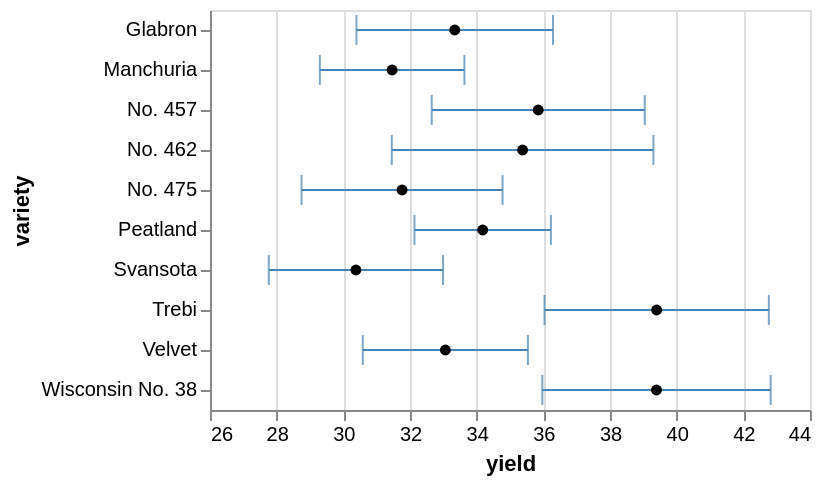

Write a Vega-Lite specification for this figure.
### Vega-Lite specification from a JSON file in a GitHub repository (floating-point values rounded to 4 significant figures)
{"$schema": "https://vega.github.io/schema/vega-lite/v5.json", "data": {"values": [{"yield": 27, "variety": "Manchuria", "year": 1931, "site": "University Farm"}, {"yield": 48.87, "variety": "Manchuria", "year": 1931, "site": "Waseca"}, {"yield": 27.43, "variety": "Manchuria", "year": 1931, "site": "Morris"}, {"yield": 39.93, "variety": "Manchuria", "year": 1931, "site": "Crookston"}, {"yield": 32.97, "variety": "Manchuria", "year": 1931, "site": "Grand Rapids"}, {"yield": 28.97, "variety": "Manchuria", "year": 1931, "site": "Duluth"}, {"yield": 43.07, "variety": "Glabron", "year": 1931, "site": "University Farm"}, {"yield": 55.2, "variety": "Glabron", "year": 1931, "site": "Waseca"}, {"yield": 28.77, "variety": "Glabron", "year": 1931, "site": "Morris"}, {"yield": 38.13, "variety": "Glabron", "year": 1931, "site": "Crookston"}, {"yield": 29.13, "variety": "Glabron", "year": 1931, "site": "Grand Rapids"}, {"yield": 29.67, "variety": "Glabron", "year": 1931, "site": "Duluth"}, {"yield": 35.13, "variety": "Svansota", "year": 1931, "site": "University Farm"}, {"yield": 47.33, "variety": "Svansota", "year": 1931, "site": "Waseca"}, {"yield": 25.77, "variety": "Svansota", "year": 1931, "site": "Morris"}, {"yield": 40.47, "variety": "Svansota", "year": 1931, "site": "Crookston"}, {"yield": 29.67, "variety": "Svansota", "year": 1931, "site": "Grand Rapids"}, {"yield": 25.7, "variety": "Svansota", "year": 1931, "site": "Duluth"}, {"yield": 39.9, "variety": "Velvet", "year": 1931, "site": "University Farm"}, {"yield": 50.23, "variety": "Velvet", "year": 1931, "site": "Waseca"}, {"yield": 26.13, "variety": "Velvet", "year": 1931, "site": "Morris"}, {"yield": 41.33, "variety": "Velvet", "year": 1931, "site": "Crookston"}, {"yield": 23.03, "variety": "Velvet", "year": 1931, "site": "Grand Rapids"}, {"yield": 26.3, "variety": "Velvet", "year": 1931, "site": "Duluth"}, {"yield": 36.57, "variety": "Trebi", "year": 1931, "site": "University Farm"}, {"yield": 63.83, "variety": "Trebi", "year": 1931, "site": "Waseca"}, {"yield": 43.77, "variety": "Trebi", "year": 1931, "site": "Morris"}, {"yield": 46.93, "variety": "Trebi", "year": 1931, "site": "Crookston"}, {"yield": 29.77, "variety": "Trebi", "year": 1931, "site": "Grand Rapids"}, {"yield": 33.93, "variety": "Trebi", "year": 1931, "site": "Duluth"}, {"yield": 43.27, "variety": "No. 457", "year": 1931, "site": "University Farm"}, {"yield": 58.1, "variety": "No. 457", "year": 1931, "site": "Waseca"}, {"yield": 28.7, "variety": "No. 457", "year": 1931, "site": "Morris"}, {"yield": 45.67, "variety": "No. 457", "year": 1931, "site": "Crookston"}, {"yield": 32.17, "variety": "No. 457", "year": 1931, "site": "Grand Rapids"}, {"yield": 33.6, "variety": "No. 457", "year": 1931, "site": "Duluth"}, {"yield": 36.6, "variety": "No. 462", "year": 1931, "site": "University Farm"}, {"yield": 65.77, "variety": "No. 462", "year": 1931, "site": "Waseca"}, {"yield": 30.37, "variety": "No. 462", "year": 1931, "site": "Morris"}, {"yield": 48.57, "variety": "No. 462", "year": 1931, "site": "Crookston"}, {"yield": 24.93, "variety": "No. 462", "year": 1931, "site": "Grand Rapids"}, {"yield": 28.1, "variety": "No. 462", "year": 1931, "site": "Duluth"}, {"yield": 32.77, "variety": "Peatland", "year": 1931, "site": "University Farm"}, {"yield": 48.57, "variety": "Peatland", "year": 1931, "site": "Waseca"}, {"yield": 29.87, "variety": "Peatland", "year": 1931, "site": "Morris"}, {"yield": 41.6, "variety": "Peatland", "year": 1931, "site": "Crookston"}, {"yield": 34.7, "variety": "Peatland", "year": 1931, "site": "Grand Rapids"}, {"yield": 32, "variety": "Peatland", "year": 1931, "site": "Duluth"}, {"yield": 24.67, "variety": "No. 475", "year": 1931, "site": "University Farm"}, {"yield": 46.77, "variety": "No. 475", "year": 1931, "site": "Waseca"}, {"yield": 22.6, "variety": "No. 475", "year": 1931, "site": "Morris"}, {"yield": 44.1, "variety": "No. 475", "year": 1931, "site": "Crookston"}, {"yield": 19.7, "variety": "No. 475", "year": 1931, "site": "Grand Rapids"}, {"yield": 33.07, "variety": "No. 475", "year": 1931, "site": "Duluth"}, {"yield": 39.3, "variety": "Wisconsin No. 38", "year": 1931, "site": "University Farm"}, {"yield": 58.8, "variety": "Wisconsin No. 38", "year": 1931, "site": "Waseca"}, {"yield": 29.47, "variety": "Wisconsin No. 38", "year": 1931, "site": "Morris"}, {"yield": 49.87, "variety": "Wisconsin No. 38", "year": 1931, "site": "Crookston"}, {"yield": 34.47, "variety": "Wisconsin No. 38", "year": 1931, "site": "Grand Rapids"}, {"yield": 31.6, "variety": "Wisconsin No. 38", "year": 1931, "site": "Duluth"}, {"yield": 26.9, "variety": "Manchuria", "year": 1932, "site": "University Farm"}, {"yield": 33.47, "variety": "Manchuria", "year": 1932, "site": "Waseca"}, {"yield": 34.37, "variety": "Manchuria", "year": 1932, "site": "Morris"}, {"yield": 32.97, "variety": "Manchuria", "year": 1932, "site": "Crookston"}, {"yield": 22.13, "variety": "Manchuria", "year": 1932, "site": "Grand Rapids"}, {"yield": 22.57, "variety": "Manchuria", "year": 1932, "site": "Duluth"}, {"yield": 36.8, "variety": "Glabron", "year": 1932, "site": "University Farm"}, {"yield": 37.73, "variety": "Glabron", "year": 1932, "site": "Waseca"}, {"yield": 35.13, "variety": "Glabron", "year": 1932, "site": "Morris"}, {"yield": 26.17, "variety": "Glabron", "year": 1932, "site": "Crookston"}, {"yield": 14.43, "variety": "Glabron", "year": 1932, "site": "Grand Rapids"}, {"yield": 25.87, "variety": "Glabron", "year": 1932, "site": "Duluth"}, {"yield": 27.43, "variety": "Svansota", "year": 1932, "site": "University Farm"}, {"yield": 38.5, "variety": "Svansota", "year": 1932, "site": "Waseca"}, {"yield": 35.03, "variety": "Svansota", "year": 1932, "site": "Morris"}, {"yield": 20.63, "variety": "Svansota", "year": 1932, "site": "Crookston"}, {"yield": 16.63, "variety": "Svansota", "year": 1932, "site": "Grand Rapids"}, {"yield": 22.23, "variety": "Svansota", "year": 1932, "site": "Duluth"}, {"yield": 26.8, "variety": "Velvet", "year": 1932, "site": "University Farm"}, {"yield": 37.4, "variety": "Velvet", "year": 1932, "site": "Waseca"}, {"yield": 38.83, "variety": "Velvet", "year": 1932, "site": "Morris"}, {"yield": 32.07, "variety": "Velvet", "year": 1932, "site": "Crookston"}, {"yield": 32.23, "variety": "Velvet", "year": 1932, "site": "Grand Rapids"}, {"yield": 22.47, "variety": "Velvet", "year": 1932, "site": "Duluth"}, {"yield": 29.07, "variety": "Trebi", "year": 1932, "site": "University Farm"}, {"yield": 49.23, "variety": "Trebi", "year": 1932, "site": "Waseca"}, {"yield": 46.63, "variety": "Trebi", "year": 1932, "site": "Morris"}, {"yield": 41.83, "variety": "Trebi", "year": 1932, "site": "Crookston"}, {"yield": 20.63, "variety": "Trebi", "year": 1932, "site": "Grand Rapids"}, {"yield": 30.6, "variety": "Trebi", "year": 1932, "site": "Duluth"}, {"yield": 26.43, "variety": "No. 457", "year": 1932, "site": "University Farm"}, {"yield": 42.2, "variety": "No. 457", "year": 1932, "site": "Waseca"}, {"yield": 43.53, "variety": "No. 457", "year": 1932, "site": "Morris"}, {"yield": 34.33, "variety": "No. 457", "year": 1932, "site": "Crookston"}, {"yield": 19.47, "variety": "No. 457", "year": 1932, "site": "Grand Rapids"}, {"yield": 22.7, "variety": "No. 457", "year": 1932, "site": "Duluth"}, {"yield": 25.57, "variety": "No. 462", "year": 1932, "site": "University Farm"}, {"yield": 44.7, "variety": "No. 462", "year": 1932, "site": "Waseca"}, {"yield": 47, "variety": "No. 462", "year": 1932, "site": "Morris"}, {"yield": 30.53, "variety": "No. 462", "year": 1932, "site": "Crookston"}, {"yield": 19.9, "variety": "No. 462", "year": 1932, "site": "Grand Rapids"}, {"yield": 22.5, "variety": "No. 462", "year": 1932, "site": "Duluth"}, {"yield": 28.07, "variety": "Peatland", "year": 1932, "site": "University Farm"}, {"yield": 36.03, "variety": "Peatland", "year": 1932, "site": "Waseca"}, {"yield": 43.2, "variety": "Peatland", "year": 1932, "site": "Morris"}, {"yield": 25.23, "variety": "Peatland", "year": 1932, "site": "Crookston"}, {"yield": 26.77, "variety": "Peatland", "year": 1932, "site": "Grand Rapids"}, {"yield": 31.37, "variety": "Peatland", "year": 1932, "site": "Duluth"}, {"yield": 30, "variety": "No. 475", "year": 1932, "site": "University Farm"}, {"yield": 41.27, "variety": "No. 475", "year": 1932, "site": "Waseca"}, {"yield": 44.23, "variety": "No. 475", "year": 1932, "site": "Morris"}, {"yield": 32.13, "variety": "No. 475", "year": 1932, "site": "Crookston"}, {"yield": 15.23, "variety": "No. 475", "year": 1932, "site": "Grand Rapids"}, {"yield": 27.37, "variety": "No. 475", "year": 1932, "site": "Duluth"}, {"yield": 38, "variety": "Wisconsin No. 38", "year": 1932, "site": "University Farm"}, {"yield": 58.17, "variety": "Wisconsin No. 38", "year": 1932, "site": "Waseca"}, {"yield": 47.17, "variety": "Wisconsin No. 38", "year": 1932, "site": "Morris"}, {"yield": 35.9, "variety": "Wisconsin No. 38", "year": 1932, "site": "Crookston"}, {"yield": 20.67, "variety": "Wisconsin No. 38", "year": 1932, "site": "Grand Rapids"}, {"yield": 29.33, "variety": "Wisconsin No. 38", "year": 1932, "site": "Duluth"}]}, "description": "Error bars with color encoding", "layer": [{"encoding": {"color": {"value": "#4682b4"}, "x": {"field": "yield", "scale": {"zero": false}, "type": "quantitative"}, "y": {"field": "variety", "type": "ordinal"}}, "mark": {"ticks": true, "type": "errorbar"}}, {"encoding": {"x": {"aggregate": "mean", "field": "yield", "type": "quantitative"}, "y": {"field": "variety", "type": "ordinal"}}, "mark": {"color": "black", "filled": true, "type": "point"}}]}
